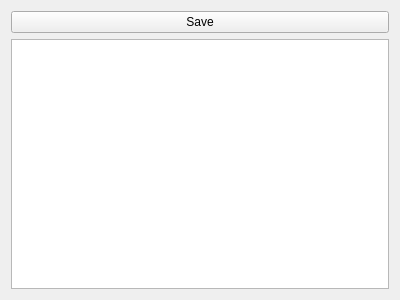
<?xml version="1.0" encoding="UTF-8"?>
<ui version="4.0">
 <class>scanner_tab</class>
 <widget class="QWidget" name="scanner_tab">
  <property name="geometry">
   <rect>
    <x>0</x>
    <y>0</y>
    <width>400</width>
    <height>300</height>
   </rect>
  </property>
  <property name="windowTitle">
   <string>Form</string>
  </property>
  <layout class="QVBoxLayout" name="verticalLayout">
   <item>
    <widget class="QPushButton" name="save">
     <property name="text">
      <string>Save</string>
     </property>
     <property name="icon">
      <iconset resource="../Resoures.qrc">
       <normaloff>:/icons/Save.ico</normaloff>:/icons/Save.ico</iconset>
     </property>
    </widget>
   </item>
   <item>
    <widget class="QTextEdit" name="textEdit">
     <property name="readOnly">
      <bool>true</bool>
     </property>
    </widget>
   </item>
  </layout>
 </widget>
 <resources>
  <include location="../Resoures.qrc"/>
 </resources>
 <connections/>
</ui>
